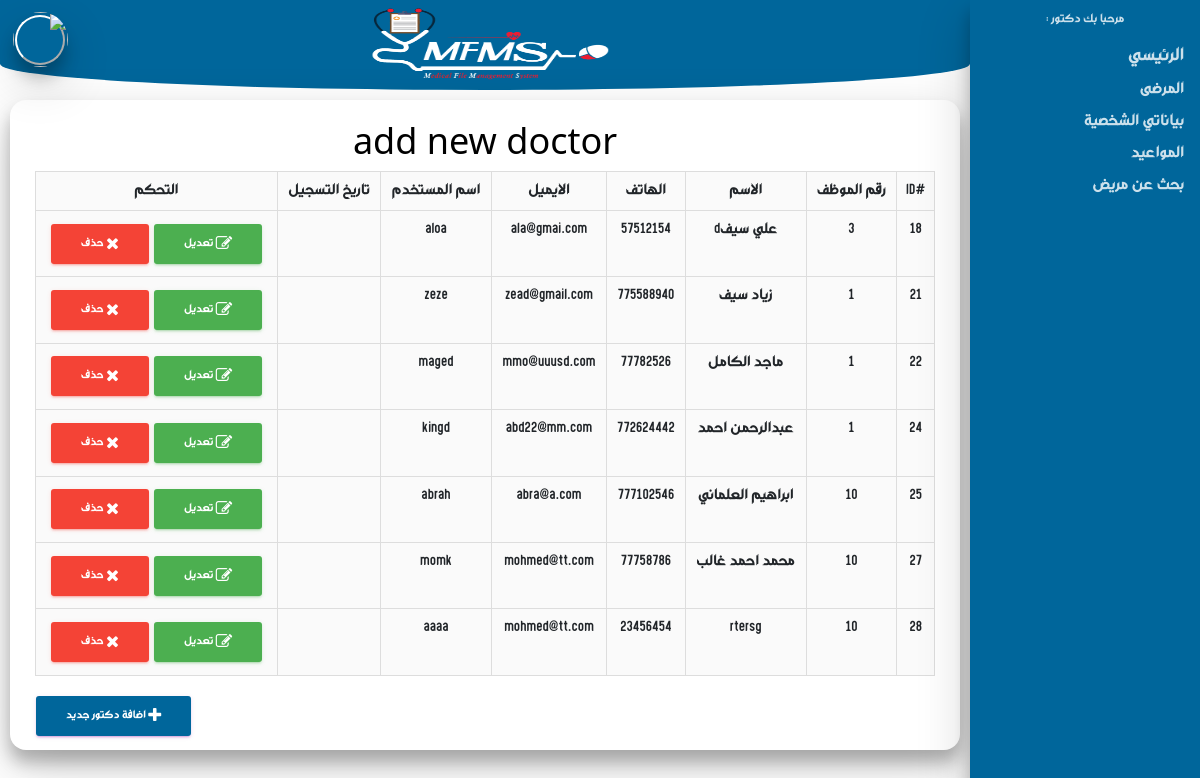
/doctor/edit_doctor.php (signed in), run on the app's committed database.
### tables this page shows
CREATE TABLE `doctor` (
  `doctorid` int(11) NOT NULL,
  `userid` int(11) NOT NULL,
  `doctorname` varchar(255) NOT NULL,
  `phone` int(11) NOT NULL,
  `email` varchar(255) NOT NULL,
  `username` varchar(255) NOT NULL,
  `password` varchar(255) NOT NULL,
  `datedoctor` date NOT NULL,
  `imagedoctor` varchar(255) NOT NULL,
  `gender` varchar(255) NOT NULL,
  `address` varchar(255) NOT NULL
);

### doctor/edit_doctor.php (the view, shortened to what this page needs)
<?php
if (isset($_SESSION['username'])) {
include "init.php";
$do = isset($_GET['do']) ? $_GET['do'] : 'manage' ;
$userid = isset($_GET['ID']) && is_numeric($_GET['ID']) ? intval($_GET['ID']) : 0;?>
<body class="body_home" dir="rtl" style="font-family: myfont;background: #fff;">
<?php
if ($do == 'manage') {
  $stmt = $con->prepare("SELECT * FROM doctor ");
  $stmt->execute();
  $row = $stmt->fetchAll();
  ?>
  <h1 class="text-center">add new doctor </h1>
  <div class="container">
      <div class="table">
        <table class="main-table text-center table table-bordered" dir="rtl">
          <tr>
              <td>#ID</td>
              <td>رقم الموظف</td>
              <td>الاسم</td>
              <td>الهاتف</td>
              <td>الايميل</td>
              <td>اسم المستخدم</td>
              <td> تاريخ التسجيل</td>
              <td> التحكم</td>
          </tr>
          <?php
          foreach ($row as $row ) {
            echo "<tr>";
            echo "<td>" . $row['doctorid'] . "</td>";
            echo "<td>" . $row['userid'] . "</td>";
            echo "<td>" . $row['doctorname'] . "</td>";
            echo "<td>" . $row['phone'] . "</td>";
            echo "<td>" . $row['email'] . "</td>";
            echo "<td>" . $row['username'] . "</td>";
            echo "<td></td>";
            echo "<td>
            <a href='add_doctor.php?do=editdoctor&id=" .$row['doctorid'] . "' class='btn btn-success'><i class='fa fa-edit'></i> تعديل </a>
            <a href='add_doctor.php?do=Deletedoctor&id=" .$row['doctorid'] . "' class='btn btn-danger confirm'><i class='fa fa-close'></i> حذف </a>
            </td>";
          echo "</tr>";
          }
           ?>
        </table>
      </div>
      <a href="add_doctor.php?do=adddoctor&id=<?php echo $_SESSION['ID'] ?>" class="btn btn-primary"><i class="fa fa-plus"></i> اضافة دكتور جديد</a>
    </div
<?php
}
elseif ($do == 'adddoctor') {
  $userid = isset($_GET['id']) && is_numeric($_GET['id']) ? intval($_GET['id']) : 0;
    $stmt = $con->prepare("SELECT * FROM user WHERE  userid=?  LIMIT 1 ");
    $stmt->execute(array($userid));
      if ($stmt->rowCount() > 0) {
?>
<h1 class="text-center">add new doctor </h1>
<div class="container">
  <form class="form-horizontal" action="?do=insertdoctor" method="POST">
<input type="hidden" name="userid" />
    <div class="form-group">
      <label class="col-sm-2 control-label">doctor name</label>
      <div class="col-sm-10 col-md-4">
        <input type="text" name="doctorname" class="form-control"  autocomplete="off"/>
      </div>
    </div>
    <div class="form-group">
      <label class="col-sm-2 control-label">phone</label>
      <div class="col-sm-10 col-md-4">
        <input type="text" name="phone" class="form-control" />
      </div>
    </div>
    <div class="form-group">
      <label class="col-sm-2 control-label">Email </label>
      <div class="col-sm-10 col-md-4">
        <input type="email" name="email" class="form-control" />
      </div>
    </div>
    <div class="form-group">
      <label class="col-sm-2 control-label">Username </label>
      <div class="col-sm-10 col-md-4">
        <input type="text" name="username" class="form-control"  autocomplete="off"/>
      </div>
    </div>
    <div class="form-group">
      <label class="col-sm-2 control-label">password </label>
      <div class="col-sm-10 col-md-4">
        <input type="password" name="password" class="form-control" autocomplete="new-password"/>
      </div>
    </div>
    <div class="form-group">
      <div class="col-sm-offset-2 col-sm-10">
        <input type="submit" value="save" class="btn btn-primary btn-lg"/>
      </div>
    </div>
  </form>
</div>
<?php
}}
include $tpl . 'footer.php';
}
else {
  header('Location: login.php');
  exit();
}
?>

### doctor/layout/css/w3.css (style rules this page uses)
* { -webkit-box-sizing:border-box;-moz-box-sizing:border-box;box-sizing:border-box }
html { -ms-text-size-adjust:100%;-webkit-text-size-adjust:100% }
body { margin:0 }
a { -webkit-tap-highlight-color:transparent;background-color:transparent }
html,body { font-family:Verdana,sans-serif;font-size:15px;line-height:1.5 }
h1,h2,h3,h4,h5,h6,.w3-slim,.w3-wide { font-family:"Segoe UI",Arial,sans-serif }
h1 { font-size:36px }
h1,h2,h3,h4,h5,h6 { font-weight:400;margin:10px 0 }
a { color:inherit }
table { border-collapse:collapse;border-spacing:0;width:100%;display:table }
table,th,td { border:none }

### doctor/layout/css/allcss.css (style rules this page uses)
.body_home { font-family: myfont; background: #fff; }
::placeholder { font-size: 16px; color:#00669b; padding:5px; font-weight:bolder; }

### doctor/include/templt/header.php (style rules this page uses)
body { background-color: #00669b; font-family: myfont; }

### data on the page
doctor: doctorid "18", userid "3", doctorname "علي سيفd", phone "57512154", email "ala@gmai.com", username "aloa"
doctor: doctorid "21", userid "1", doctorname "زياد سيف", phone "775588940", email "zead@gmail.com", username "zeze"
doctor: doctorid "22", userid "1", doctorname "ماجد الكامل", phone "77782526", email "mmo@uuusd.com", username "maged"
doctor: doctorid "24", userid "1", doctorname "عبدالرحمن احمد", phone "772624442", email "abd22@mm.com", username "kingd"
doctor: doctorid "25", userid "10", doctorname "ابراهيم العلماني", phone "777102546", email "abra@a.com", username "abrah"
doctor: doctorid "27", userid "10", doctorname "محمد احمد غالب", phone "77758786", email "mohmed@tt.com", username "momk"
doctor: doctorid "28", userid "10", doctorname "rtersg", phone "23456454", email "mohmed@tt.com", username "aaaa"
